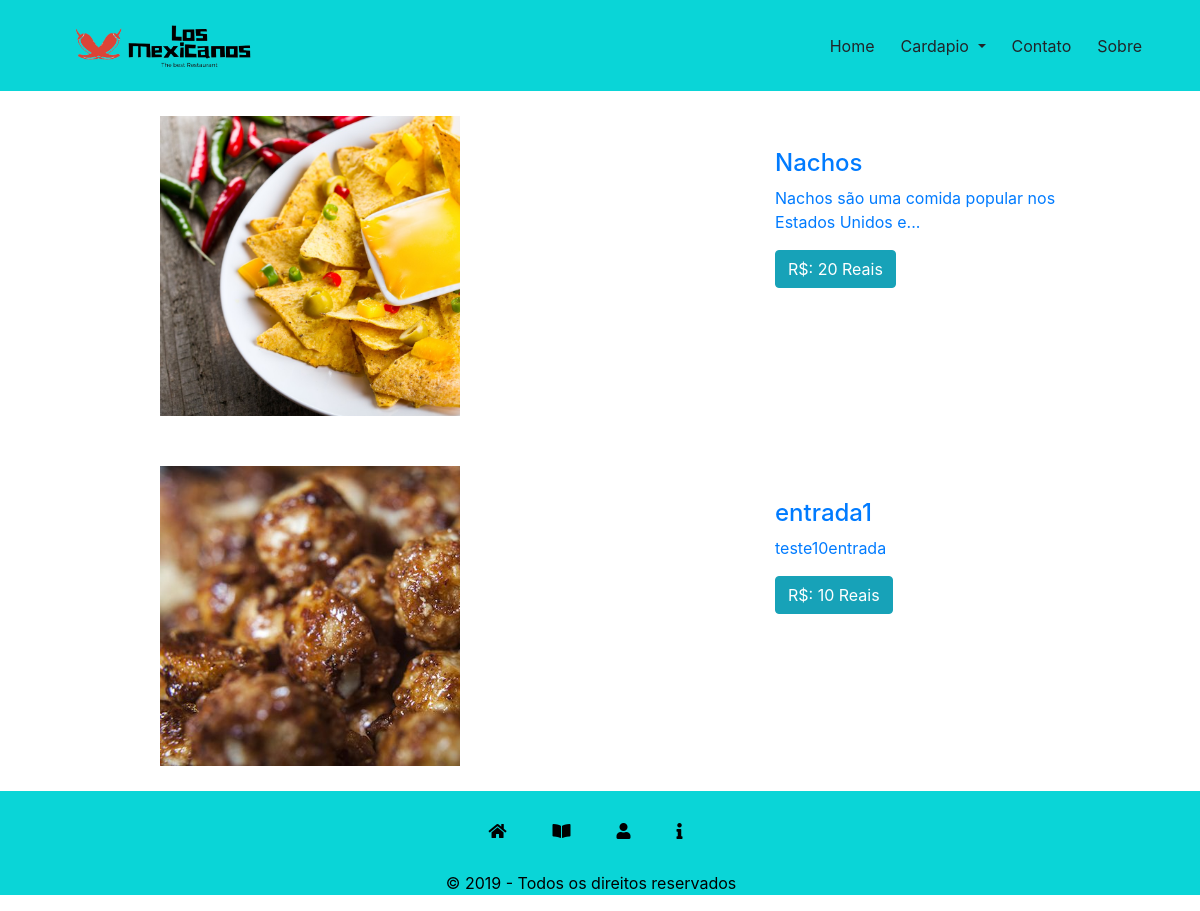
The page /categoria.php?id=2 on the database its author committed.
### tables this page shows
CREATE TABLE `produtos` (
  `categoria_id` int(11) NOT NULL,
  `id` int(11) NOT NULL,
  `nome_produto` varchar(220) NOT NULL,
  `valor` varchar(220) NOT NULL,
  `imagem` varchar(220) NOT NULL,
  `descricao` text NOT NULL,
  `created` date NOT NULL
);

### categoria.php (the view, shortened to what this page needs)
<html lang="pr-br">
			<head>
			</head>
<?php
include "body/head.php";
?>
    <?php
        $id = $_GET['id'];
        $result_usuarios = "SELECT * FROM produtos WHERE categoria_id = $id";
        $resultado_usuarios = $conn->prepare($result_usuarios);
        $resultado_usuarios->execute();
	?>
	<?php while ($row_usuarios = $resultado_usuarios->fetch(PDO::FETCH_ASSOC)) { ?>
			<a href="http://localhost/restaurante/produtos.php?id=<?php echo ($row_usuarios['id']);?>">
				<div class="corpo" style="display:flex;">
	            <div class="container">
	                <div>
	                    <div class="card_img">
	                        <img src="imagens/produtos/<?php echo ($row_usuarios['imagem']);?>" class="small_img">
	                        </div>
	                </div>
	            </div>
	            <div class="col-sm-4">
	                <h4 style="padding-top: 20%;"><?php echo ($row_usuarios['nome_produto']);?></h4>
	                <p><?php echo ($row_usuarios['descricao']);?></p>
	                <button type="button" class="btn btn-info">R$: <?php echo ($row_usuarios['valor']);?> Reais</button>
	                </div>
	            </div>
    	    </a>
	<?php } ?>
<?php
include "body/footer.php";
?>
	</body>
</html>

### estilo.css (style rules this page uses)
.card_img { width: 300px; height: 300px; overflow: hidden; margin: 25px; }
.small_img { height: 100%; cursor: pointer; transition: all linear 0.4s; }
.corpo { width: 960px; margin: auto; }

### rows shown on the page
produtos: imagem (picture), nome_produto "Nachos", descricao "Nachos são uma comida popular nos Estados Unidos e...", valor "20"
produtos: imagem (picture), nome_produto "entrada1", descricao "teste10entrada", valor "10"
